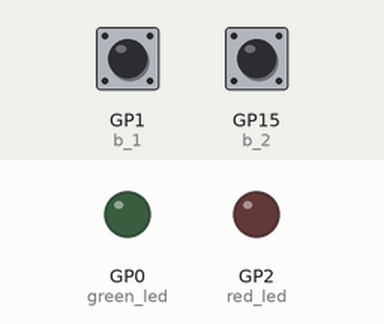
Bench run of a program on a simulated Raspberry Pi Pico running MicroPython. Parts: output pins drawn as LEDs (lit = HIGH). Dashed ring = blinking. The test bench sets the inputs (shaded band); at power-on: GP1 (b_1) HIGH, GP15 (b_2) HIGH.

Above: at 1.2 s.
1.3 s: GP1 (b_1) pulled LOW for 3.2 s
At 2.8 s:
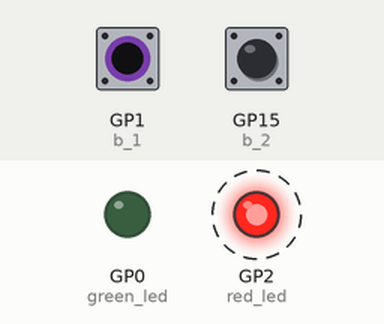
7.2 s: GP1 (b_1) pulled LOW for 1 s
At 9.2 s:
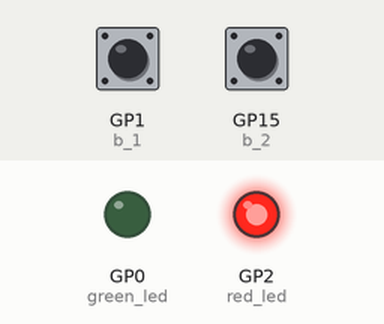
10.9 s: GP15 (b_2) pulled LOW for 1 s
At 14.3 s:
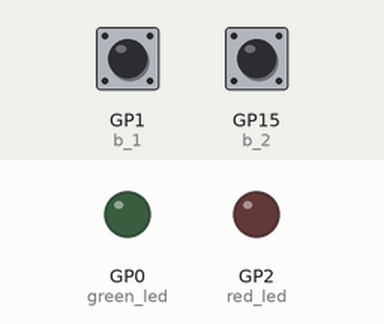
14.6 s: GP1 (b_1) driven LOW and GP15 (b_2) driven LOW
At 16.5 s:
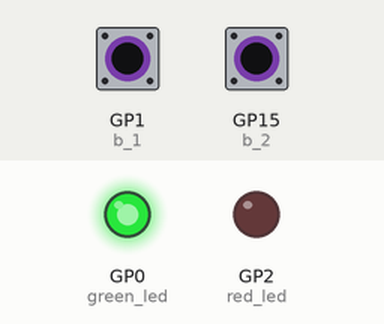
Timing chart, 0 to 18.6 s (numbered marks = the images above; inputs shaded):
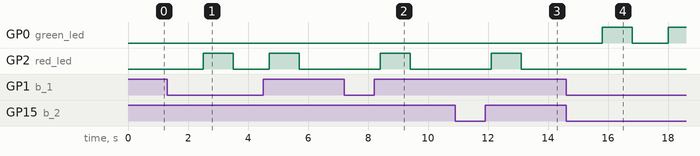

The program:

code_guess.py
```python
import machine
import time
green_led = machine.Pin(0, machine.Pin.OUT)
b_1 = machine.Pin(1, machine.Pin.IN, machine.Pin.PULL_UP)
red_led = machine.Pin(2, machine.Pin.OUT)
b_2 = machine.Pin(15, machine.Pin.IN, machine.Pin.PULL_UP)

correct_combo = [1, 2, 1, 2]
user_combo = []


while True:
    if b_1.value() == 0:
        user_combo.append(1)
        time.sleep(0.3)

    if b_2.value() == 0:
        user_combo.append(2)
        time.sleep(0.3)

    if len(correct_combo) == len(user_combo):
        if correct_combo == user_combo:
            green_led.value(1)
            time.sleep(1)
            green_led.value(0)

        else:
            red_led.value(1)
            time.sleep(1)
            red_led.value(0)
        user_combo = []
```

Measured:
- after the input at 1.3 s, GP2 (red_led): alternates HIGH for 1.0 s and LOW for 1.2 s, starting after 1.2 s
- after the input at 7.2 s, GP2 (red_led): LOW → HIGH after 1.2 s, → LOW 1.0 s later
- after the input at 10.9 s, GP2 (red_led): LOW → HIGH after 1.2 s, → LOW 1.0 s later
- after the input at 14.6 s, GP0 (green_led): LOW → HIGH after 1.2 s, → LOW 1.0 s later, → HIGH 1.2 s later
